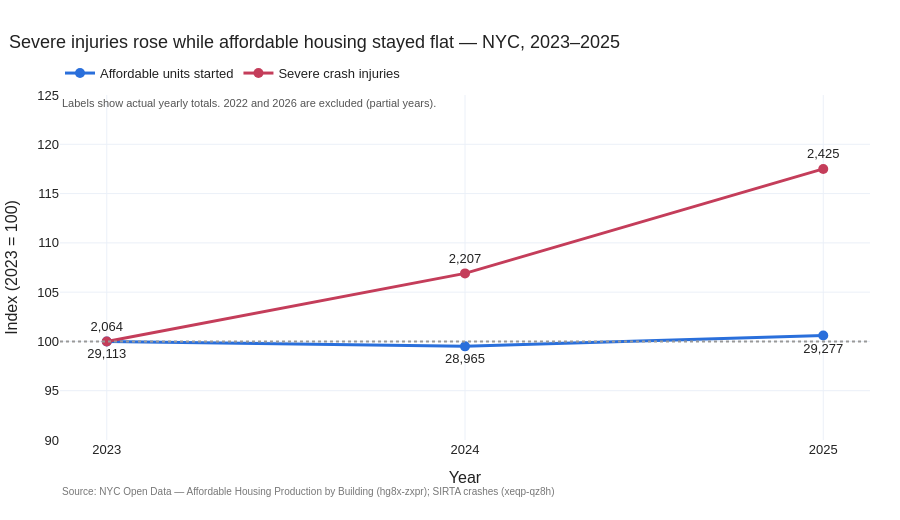

Here is the notebook cell this chart was saved with:
### Markdown cell above
### RQ10 chart A: citywide trend, full years (2023 = 100)
Both series start at 100 in 2023, so they can share one axis even though housing is counted in thousands of units and injuries in hundreds. A line above 100 means higher than in 2023. The labels on the points show the real totals.

### Code cell
fig_trend = go.Figure()
# Housing labels go below the line and injury labels above, so they never overlap
series = [("affordable_units", "Affordable units started", COLOR_HOUSING, "bottom center"),
          ("severe_injuries",  "Severe crash injuries",    COLOR_CRASH,   "top center")]
for col, label, color, position in series:
    fig_trend.add_trace(go.Scatter(
        x=indexed.index, y=indexed[col], name=label, mode="lines+markers+text",
        line=dict(color=color, width=3), marker=dict(size=10),
        text=[f"{v:,.0f}" for v in yearly[col]], textposition=position,
        customdata=yearly[col],
        hovertemplate=f"{label}<br>%{{x}}: %{{customdata:,.0f}} (index %{{y:.1f}})<extra></extra>"))

fig_trend.add_hline(y=100, line_dash="dot", line_color="#999")
style_fig(fig_trend, "Severe injuries rose while affordable housing stayed flat — NYC, 2023–2025",
          x_title="Year", y_title="Index (2023 = 100)")
fig_trend.update_xaxes(dtick=1)
fig_trend.update_yaxes(range=[90, 125])
fig_trend.add_annotation(text="Labels show actual yearly totals. 2022 and 2026 are excluded (partial years).",
                         xref="paper", yref="paper", x=0, y=1.0, showarrow=False, xanchor="left",
                         font=dict(size=11, color="#555"))
fig_trend.show()

### Figure 1 — Plotly figure (JSON) as saved in the notebook; plotly's stock layout.template omitted (floating-point values rounded to 4 significant figures)
{"data": [{"customdata": [29110.0, 28960.0, 29280.0], "hovertemplate": "Affordable units started<br>%{x}: %{customdata:,.0f} (index %{y:.1f})<extra></extra>", "line": {"color": "#2a6fdb", "width": 3}, "marker": {"size": 10}, "mode": "lines+markers+text", "name": "Affordable units started", "text": ["29,113", "28,965", "29,277"], "textposition": "bottom center", "type": "scatter", "x": [2023, 2024, 2025], "y": [100.0, 99.5, 100.6]}, {"customdata": [2064.0, 2207.0, 2425.0], "hovertemplate": "Severe crash injuries<br>%{x}: %{customdata:,.0f} (index %{y:.1f})<extra></extra>", "line": {"color": "#c43d5a", "width": 3}, "marker": {"size": 10}, "mode": "lines+markers+text", "name": "Severe crash injuries", "text": ["2,064", "2,207", "2,425"], "textposition": "top center", "type": "scatter", "x": [2023, 2024, 2025], "y": [100.0, 106.9, 117.5]}], "layout": {"annotations": [{"font": {"color": "#777", "size": 10}, "showarrow": false, "text": "Source: NYC Open Data — Affordable Housing Production by Building (hg8x-zxpr); SIRTA crashes (xeqp-qz8h)", "x": 0, "xanchor": "left", "xref": "paper", "y": -0.17, "yref": "paper"}, {"font": {"color": "#555", "size": 11}, "showarrow": false, "text": "Labels show actual yearly totals. 2022 and 2026 are excluded (partial years).", "x": 0, "xanchor": "left", "xref": "paper", "y": 1.0, "yref": "paper"}], "font": {"color": "#222", "family": "Arial", "size": 13}, "height": 520, "hoverlabel": {"bgcolor": "white", "font": {"size": 12}}, "legend": {"orientation": "h", "x": 0, "xanchor": "left", "y": 1.02, "yanchor": "bottom"}, "margin": {"b": 80, "l": 60, "r": 30, "t": 95}, "shapes": [{"line": {"color": "#999", "dash": "dot"}, "type": "line", "x0": 0, "x1": 1, "xref": "x domain", "y0": 100, "y1": 100, "yref": "y"}], "title": {"font": {"size": 18}, "text": "Severe injuries rose while affordable housing stayed flat — NYC, 2023–2025", "x": 0.01, "xanchor": "left"}, "xaxis": {"dtick": 1, "title": {"text": "Year"}}, "yaxis": {"range": [90, 125], "title": {"text": "Index (2023 = 100)"}}}}
